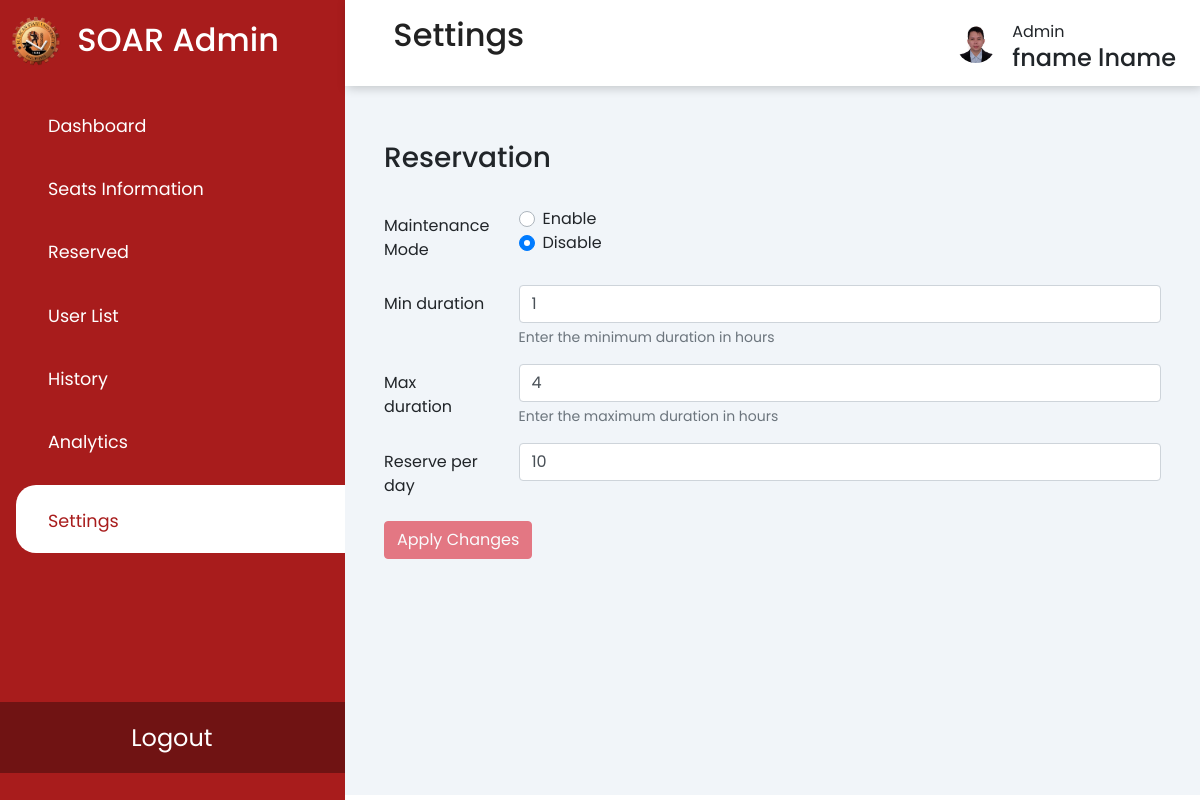
Before: /settings.php (signed in) with the older database file.
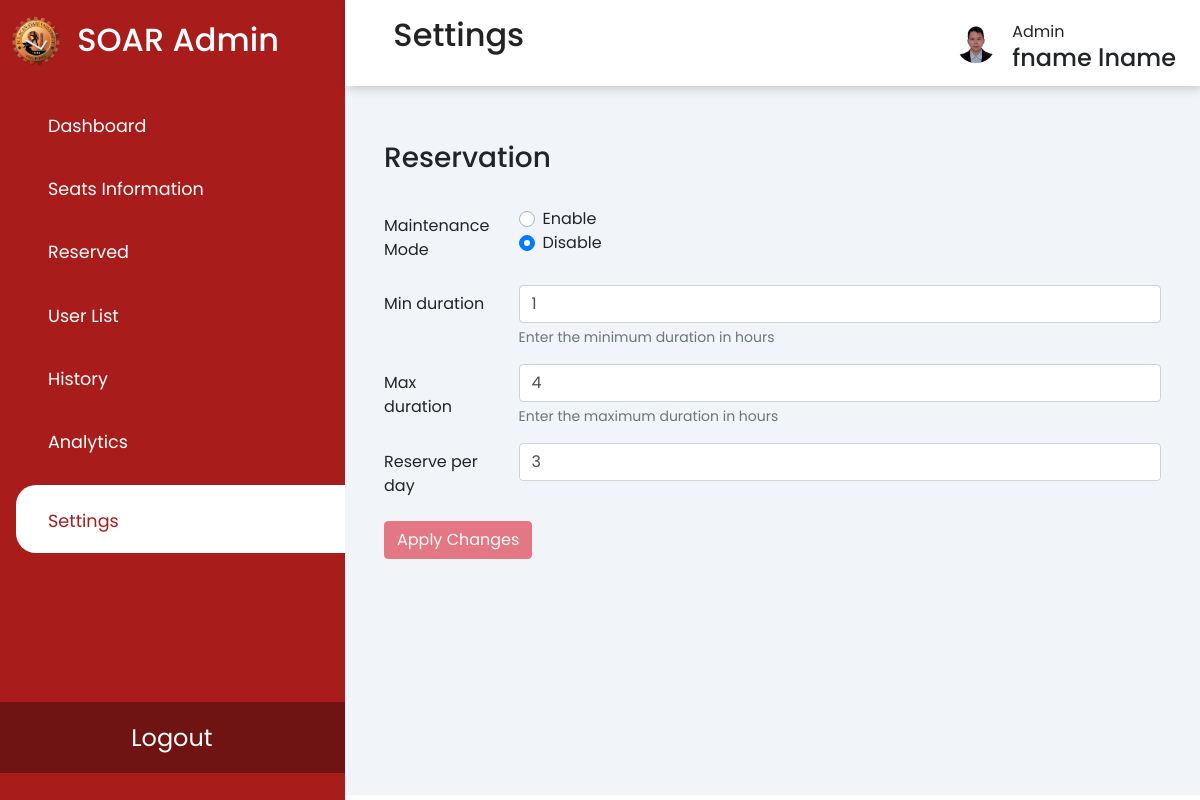
After: the same page with the newer database file.
### tables this page shows
CREATE TABLE `settings` (
  `settings_id` int(11) NOT NULL,
  `reservation` tinyint(1) DEFAULT NULL,
  `minDuration` int(11) DEFAULT NULL,
  `maxDuration` int(11) DEFAULT NULL,
  `reservePerDay` int(11) NOT NULL
);

### settings.php (the view, shortened to what the changed rows need)
<?php
require 'assets/php/connect.php';
?>
<!DOCTYPE HTML>
<html>
<link rel="stylesheet" href="https://cdn.jsdelivr.net/npm/sweetalert2@10.16.6/dist/sweetalert2.min.css">
<head>
    <link rel="stylesheet" href="https://cdn.jsdelivr.net/npm/bootstrap@4.6.2/dist/css/bootstrap.min.css"
>
    <link rel="stylesheet" type="text/css" href="assets/css/analytics.css" />
    <link rel="stylesheet"
        href="https://maxst.icons8.com/vue-static/landings/line-awesome/line-awesome/1.3.0/css/line-awesome.min.css">
</head>
<body>
    <div class="sidebar">
        <div class="sidebar-brand">
            <h2> <span>SOAR Admin</span></h2>
        </div>
    </div>
    <div class="main-content">
        <header>
            <h2>
                <label for="nav-toggle">
                    <span class="la la-bars"></span>
                </label>
                Settings
            </h2>
        </header>
        <?php
        $sql = "SELECT * FROM `settings` WHERE `settings_id` = 1";
        $result = mysqli_query($conn, $sql);
        if ($result && mysqli_num_rows($result) > 0) {
            $settings = mysqli_fetch_assoc($result);
        } else {
            echo "Error retrieving settings: " . mysqli_error($conn);
        }
        ?>
        <main>
            <div class="container mt-4">
                <br>
                <form id="settings-form" action="<?php echo $_SERVER['PHP_SELF']; ?>" method="POST">
                    <div class="form-group row">
                        <div class="col-sm-10">
                            <input type="number" class="form-control" id="min_duration" name="min_duration" value="<?php echo $settings['minDuration']; ?>">
                            <small class="form-text text-muted">Enter the minimum duration in hours</small>
                        </div>
                    </div>
                    <div class="form-group row">
                        <div class="col-sm-10">
                            <input type="number" class="form-control" id="max_duration" name="max_duration" value="<?php echo $settings['maxDuration']; ?>">
                            <small class="form-text text-muted">Enter the maximum duration in hours</small>
                        </div>
                    </div>
                    <div class="form-group row">
                        <div class="col-sm-10">
                            <input type="number" class="form-control" id="reserve_per_day" name="reserve_per_day" value="<?php echo $settings['reservePerDay']; ?>">
                        </div>
                    </div>
                </form>
            </div>
        </main>
    </div>
</body>
</html>

Changed rows visible on the page:
changed settings: reserve_per_day "10" → "3"
